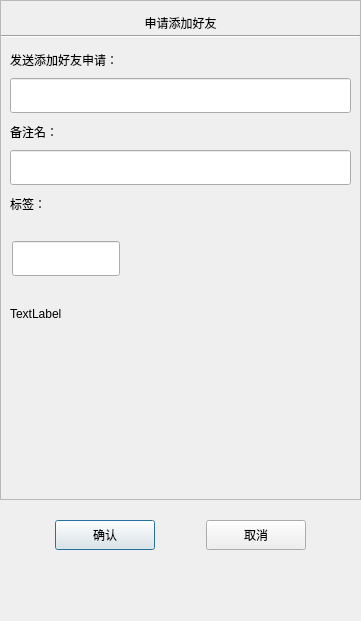
<?xml version="1.0" encoding="UTF-8"?>
<ui version="4.0">
 <class>ApplyFriend</class>
 <widget class="QDialog" name="ApplyFriend">
  <property name="geometry">
   <rect>
    <x>0</x>
    <y>0</y>
    <width>361</width>
    <height>621</height>
   </rect>
  </property>
  <property name="minimumSize">
   <size>
    <width>361</width>
    <height>621</height>
   </size>
  </property>
  <property name="maximumSize">
   <size>
    <width>361</width>
    <height>621</height>
   </size>
  </property>
  <property name="windowTitle">
   <string>Dialog</string>
  </property>
  <layout class="QVBoxLayout" name="verticalLayout">
   <property name="spacing">
    <number>0</number>
   </property>
   <property name="leftMargin">
    <number>0</number>
   </property>
   <property name="topMargin">
    <number>0</number>
   </property>
   <property name="rightMargin">
    <number>0</number>
   </property>
   <property name="bottomMargin">
    <number>0</number>
   </property>
   <item>
    <widget class="QScrollArea" name="scrollArea">
     <property name="minimumSize">
      <size>
       <width>0</width>
       <height>500</height>
      </size>
     </property>
     <property name="widgetResizable">
      <bool>true</bool>
     </property>
     <widget class="QWidget" name="scrollcontent">
      <property name="geometry">
       <rect>
        <x>0</x>
        <y>0</y>
        <width>359</width>
        <height>498</height>
       </rect>
      </property>
      <layout class="QVBoxLayout" name="verticalLayout_2">
       <property name="spacing">
        <number>0</number>
       </property>
       <property name="leftMargin">
        <number>0</number>
       </property>
       <property name="topMargin">
        <number>9</number>
       </property>
       <property name="rightMargin">
        <number>0</number>
       </property>
       <item>
        <widget class="QLabel" name="apply_lb">
         <property name="minimumSize">
          <size>
           <width>0</width>
           <height>25</height>
          </size>
         </property>
         <property name="maximumSize">
          <size>
           <width>16777215</width>
           <height>25</height>
          </size>
         </property>
         <property name="text">
          <string>申请添加好友</string>
         </property>
         <property name="alignment">
          <set>Qt::AlignmentFlag::AlignCenter</set>
         </property>
        </widget>
       </item>
       <item>
        <widget class="Line" name="line">
         <property name="maximumSize">
          <size>
           <width>16777215</width>
           <height>16777215</height>
          </size>
         </property>
         <property name="orientation">
          <enum>Qt::Orientation::Horizontal</enum>
         </property>
        </widget>
       </item>
       <item>
        <widget class="QWidget" name="apply_wid" native="true">
         <layout class="QVBoxLayout" name="verticalLayout_3">
          <item>
           <widget class="QLabel" name="label">
            <property name="minimumSize">
             <size>
              <width>0</width>
              <height>25</height>
             </size>
            </property>
            <property name="maximumSize">
             <size>
              <width>16777215</width>
              <height>25</height>
             </size>
            </property>
            <property name="text">
             <string>发送添加好友申请：</string>
            </property>
           </widget>
          </item>
          <item>
           <widget class="CustomizeEdit" name="name_ed">
            <property name="minimumSize">
             <size>
              <width>0</width>
              <height>35</height>
             </size>
            </property>
           </widget>
          </item>
          <item>
           <widget class="QLabel" name="label_2">
            <property name="minimumSize">
             <size>
              <width>0</width>
              <height>25</height>
             </size>
            </property>
            <property name="maximumSize">
             <size>
              <width>16777215</width>
              <height>25</height>
             </size>
            </property>
            <property name="text">
             <string>备注名：</string>
            </property>
           </widget>
          </item>
          <item>
           <widget class="CustomizeEdit" name="back_ed">
            <property name="minimumSize">
             <size>
              <width>0</width>
              <height>35</height>
             </size>
            </property>
           </widget>
          </item>
          <item>
           <widget class="QLabel" name="label_3">
            <property name="minimumSize">
             <size>
              <width>0</width>
              <height>25</height>
             </size>
            </property>
            <property name="maximumSize">
             <size>
              <width>16777215</width>
              <height>25</height>
             </size>
            </property>
            <property name="text">
             <string>标签：</string>
            </property>
           </widget>
          </item>
          <item>
           <widget class="QWidget" name="lb_group_wid" native="true">
            <property name="minimumSize">
             <size>
              <width>0</width>
              <height>50</height>
             </size>
            </property>
            <layout class="QVBoxLayout" name="verticalLayout_4">
             <property name="spacing">
              <number>0</number>
             </property>
             <property name="leftMargin">
              <number>0</number>
             </property>
             <property name="topMargin">
              <number>0</number>
             </property>
             <property name="rightMargin">
              <number>0</number>
             </property>
             <property name="bottomMargin">
              <number>0</number>
             </property>
             <item>
              <widget class="QWidget" name="gridWidget" native="true">
               <property name="minimumSize">
                <size>
                 <width>0</width>
                 <height>40</height>
                </size>
               </property>
               <property name="maximumSize">
                <size>
                 <width>16777215</width>
                 <height>40</height>
                </size>
               </property>
               <widget class="CustomizeEdit" name="lb_ed">
                <property name="geometry">
                 <rect>
                  <x>2</x>
                  <y>2</y>
                  <width>108</width>
                  <height>35</height>
                 </rect>
                </property>
                <property name="maximumSize">
                 <size>
                  <width>16777215</width>
                  <height>35</height>
                 </size>
                </property>
               </widget>
              </widget>
             </item>
             <item>
              <widget class="QWidget" name="input_tip_wid" native="true">
               <property name="minimumSize">
                <size>
                 <width>0</width>
                 <height>35</height>
                </size>
               </property>
               <property name="maximumSize">
                <size>
                 <width>16777215</width>
                 <height>35</height>
                </size>
               </property>
               <layout class="QVBoxLayout" name="verticalLayout_5">
                <property name="spacing">
                 <number>0</number>
                </property>
                <property name="leftMargin">
                 <number>0</number>
                </property>
                <property name="topMargin">
                 <number>0</number>
                </property>
                <property name="rightMargin">
                 <number>0</number>
                </property>
                <property name="bottomMargin">
                 <number>0</number>
                </property>
                <item>
                 <widget class="ClickedOnceLabel" name="tip_lb">
                  <property name="text">
                   <string>TextLabel</string>
                  </property>
                 </widget>
                </item>
               </layout>
              </widget>
             </item>
            </layout>
           </widget>
          </item>
          <item>
           <widget class="QWidget" name="widget" native="true">
            <property name="minimumSize">
             <size>
              <width>0</width>
              <height>60</height>
             </size>
            </property>
            <layout class="QHBoxLayout" name="horizontalLayout_2">
             <property name="spacing">
              <number>0</number>
             </property>
             <property name="leftMargin">
              <number>0</number>
             </property>
             <property name="topMargin">
              <number>0</number>
             </property>
             <property name="rightMargin">
              <number>0</number>
             </property>
             <property name="bottomMargin">
              <number>0</number>
             </property>
             <item>
              <widget class="QWidget" name="lb_list" native="true">
               <property name="minimumSize">
                <size>
                 <width>287</width>
                 <height>0</height>
                </size>
               </property>
               <property name="maximumSize">
                <size>
                 <width>287</width>
                 <height>16777215</height>
                </size>
               </property>
              </widget>
             </item>
             <item>
              <widget class="QWidget" name="more_lb_wid" native="true">
               <property name="maximumSize">
                <size>
                 <width>30</width>
                 <height>16777215</height>
                </size>
               </property>
               <layout class="QHBoxLayout" name="horizontalLayout_3">
                <property name="spacing">
                 <number>0</number>
                </property>
                <property name="leftMargin">
                 <number>0</number>
                </property>
                <property name="topMargin">
                 <number>0</number>
                </property>
                <property name="rightMargin">
                 <number>0</number>
                </property>
                <property name="bottomMargin">
                 <number>0</number>
                </property>
                <item>
                 <widget class="ClickedOnceLabel" name="more_lb">
                  <property name="minimumSize">
                   <size>
                    <width>25</width>
                    <height>25</height>
                   </size>
                  </property>
                  <property name="maximumSize">
                   <size>
                    <width>25</width>
                    <height>25</height>
                   </size>
                  </property>
                  <property name="text">
                   <string/>
                  </property>
                 </widget>
                </item>
               </layout>
              </widget>
             </item>
            </layout>
           </widget>
          </item>
         </layout>
        </widget>
       </item>
      </layout>
     </widget>
    </widget>
   </item>
   <item>
    <spacer name="verticalSpacer_2">
     <property name="orientation">
      <enum>Qt::Orientation::Vertical</enum>
     </property>
     <property name="sizeType">
      <enum>QSizePolicy::Policy::Fixed</enum>
     </property>
     <property name="sizeHint" stdset="0">
      <size>
       <width>20</width>
       <height>10</height>
      </size>
     </property>
    </spacer>
   </item>
   <item>
    <widget class="QWidget" name="apply_sure_wid" native="true">
     <property name="minimumSize">
      <size>
       <width>0</width>
       <height>50</height>
      </size>
     </property>
     <layout class="QHBoxLayout" name="horizontalLayout">
      <item>
       <spacer name="horizontalSpacer_2">
        <property name="orientation">
         <enum>Qt::Orientation::Horizontal</enum>
        </property>
        <property name="sizeHint" stdset="0">
         <size>
          <width>40</width>
          <height>20</height>
         </size>
        </property>
       </spacer>
      </item>
      <item>
       <widget class="ClickedBtn" name="sure_btn">
        <property name="minimumSize">
         <size>
          <width>100</width>
          <height>30</height>
         </size>
        </property>
        <property name="text">
         <string>确认</string>
        </property>
       </widget>
      </item>
      <item>
       <spacer name="horizontalSpacer">
        <property name="orientation">
         <enum>Qt::Orientation::Horizontal</enum>
        </property>
        <property name="sizeHint" stdset="0">
         <size>
          <width>40</width>
          <height>20</height>
         </size>
        </property>
       </spacer>
      </item>
      <item>
       <widget class="ClickedBtn" name="cancel_btn">
        <property name="minimumSize">
         <size>
          <width>100</width>
          <height>30</height>
         </size>
        </property>
        <property name="text">
         <string>取消</string>
        </property>
       </widget>
      </item>
      <item>
       <spacer name="horizontalSpacer_3">
        <property name="orientation">
         <enum>Qt::Orientation::Horizontal</enum>
        </property>
        <property name="sizeHint" stdset="0">
         <size>
          <width>40</width>
          <height>20</height>
         </size>
        </property>
       </spacer>
      </item>
     </layout>
    </widget>
   </item>
   <item>
    <spacer name="verticalSpacer">
     <property name="orientation">
      <enum>Qt::Orientation::Vertical</enum>
     </property>
     <property name="sizeHint" stdset="0">
      <size>
       <width>20</width>
       <height>40</height>
      </size>
     </property>
    </spacer>
   </item>
  </layout>
 </widget>
 <customwidgets>
  <customwidget>
   <class>ClickedBtn</class>
   <extends>QPushButton</extends>
   <header location="global">clickedbtn.h</header>
  </customwidget>
  <customwidget>
   <class>CustomizeEdit</class>
   <extends>QLineEdit</extends>
   <header location="global">customizeedit.h</header>
  </customwidget>
  <customwidget>
   <class>ClickedOnceLabel</class>
   <extends>QLabel</extends>
   <header location="global">clickedoncelabel.h</header>
  </customwidget>
 </customwidgets>
 <resources/>
 <connections/>
</ui>
